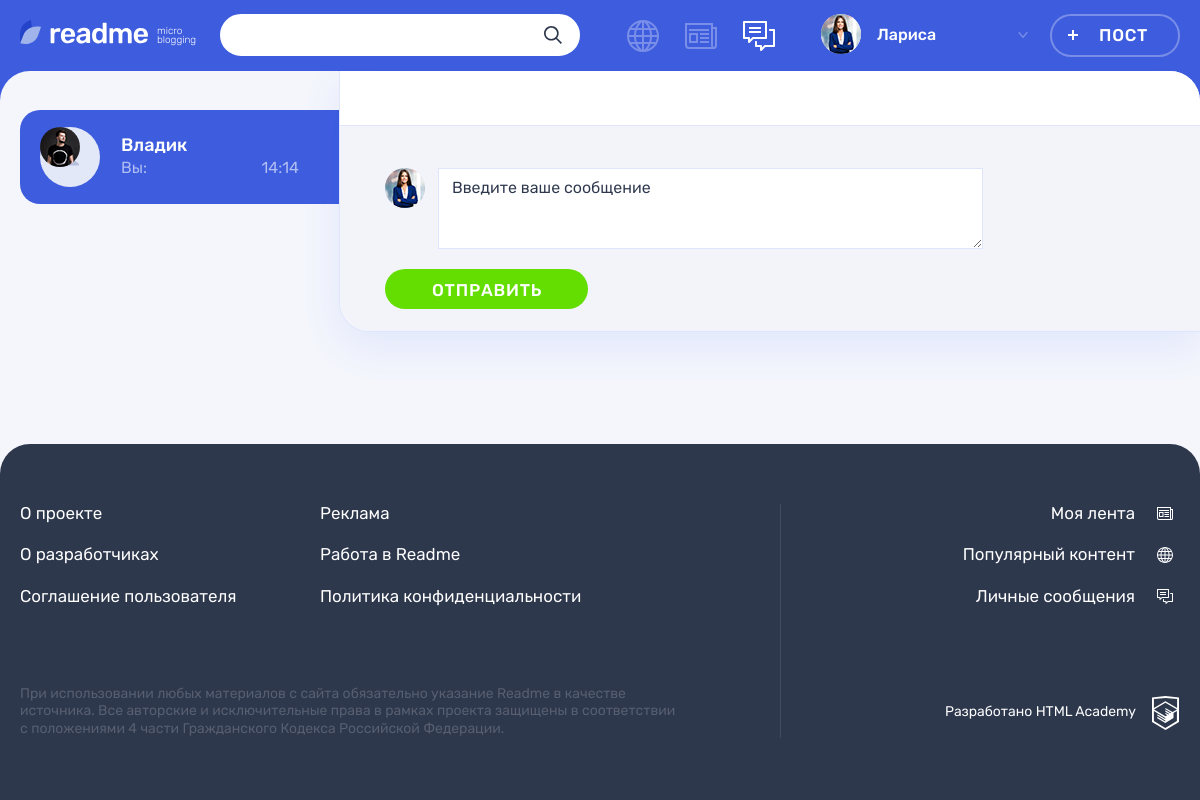
The app's page /messages.php/?user_id=2 (signed in) with its own data.
### tables this page shows
CREATE TABLE users (
    user_id INT AUTO_INCREMENT PRIMARY KEY,
    reg_date DATETIME,
    email CHAR(128),
    user_name CHAR(64),
    password CHAR(64),
    avatar_path CHAR(128),
    contacts CHAR(128)
);

### helpers.php (called while the page is built, shortened)
<?php
function include_template($name, array $data = [])
{
    $name = 'templates/' . $name;
    extract($data);
    require $name;
    $result = ob_get_clean();
    return $result;
}

### my_functions.php (called while the page is built, shortened)
<?php
function get_message_time($message_date)
{
    $dt_mes = date_create($message_date);
    $dt_mes_format = date_format($dt_mes, "d.m.Y");
    $dt_now = date_create('now');
    $dt_now_format = date_format($dt_now, "d.m.Y");
    if ($dt_mes_format == $dt_now_format) {
        $message_date_format = date_format($dt_mes, "G:H");
    }
    return $message_date_format;
}
function get_dialog_username($con, array $dialog)
{
    $user_id = $dialog['sen_id'];
    $current_user_id = $_SESSION['user']['user_id'];
    if ($user_id == $current_user_id) {
        $user_id = $dialog['rec_id'];
    }
    $get_username_sql = "SELECT user_name FROM users u WHERE u.user_id = $user_id";
    $get_username_res = mysqli_query($con, $get_username_sql);
    $username = mysqli_fetch_row($get_username_res);
    return $username = $username[0];
}
function get_dialog_avatar($con, array $dialog)
{
    $user_id = $dialog['sen_id'];
    $current_user_id = $_SESSION['user']['user_id'];
    if ($user_id == $current_user_id) {
        $user_id = $dialog['rec_id'];
    }
    $get_avatar_sql = "SELECT avatar_path FROM users u WHERE u.user_id = $user_id";
    $get_avatar_res = mysqli_query($con, $get_avatar_sql);
    $avatar = mysqli_fetch_row($get_avatar_res);
    return $avatar = $avatar[0];
}
function get_dialog_user_id($con, $dialog)
{
    $user_id = $dialog['sen_id'];
    $current_user_id = $_SESSION['user']['user_id'];
    if ($user_id == $current_user_id) {
        $user_id = $dialog['rec_id'];
    }
    $get_user_id_sql = "SELECT user_id FROM users u WHERE u.user_id = $user_id";
    $get_avatar_res = mysqli_query($con, $get_user_id_sql);
    $user_id = mysqli_fetch_row($get_avatar_res);
    return $user_id = $user_id[0];
}
function get_dialogs($con, int $user_id)
{
    $dialogs_sql = "SELECT pub_date, content, sen_id, rec_id,  dialog_name
                    FROM messages
                    WHERE mes_id
                          IN(SELECT max(mes_id)
                          FROM messages
                          WHERE sen_id = $user_id OR rec_id = $user_id
                          GROUP BY dialog_name)
                    ORDER BY pub_date DESC";
    $dialogs_res = mysqli_query($con, $dialogs_sql);
    $dialogs = mysqli_fetch_all($dialogs_res, MYSQLI_ASSOC);
    return $dialogs;
}
function read_msg($con)
{
    $dialog_user_id = $_GET['user_id'];
    $current_user_id = $_SESSION['user']['user_id'];
    $read_msg_sql = "UPDATE messages m SET m.is_view = TRUE
                         WHERE m.is_view IS FALSE
                         AND (m.sen_id = $dialog_user_id AND m.rec_id = $current_user_id)";
    $res_msg = mysqli_query($con, $read_msg_sql);
    if ($res_msg) {
        return true;
    }
    return false;
}

### templates/messages_template.php (the view, shortened to what this page needs)
<main class="page__main page__main--messages">
    <section class="messages tabs">
        <div class="messages__contacts">
            <ul class="messages__contacts-list tabs__list">
                <?php foreach ($dialogs as $dialog) : ?>
                    <li class="messages__contacts-item">
                        <a class="messages__contacts-tab tabs__item <?php if (isset($_GET['user_id']) && $_GET['user_id'] == get_dialog_user_id($con, $dialog)) {
                            echo 'messages__contacts-tab--active ';
                        } ?>" href="/messages.php/?user_id=<?= get_dialog_user_id($con, $dialog) ?>">
                            <div class="messages__avatar-wrapper">
                                <img class="messages__avatar" src="<?= get_dialog_avatar($con, $dialog) ?>"
                                     alt="Аватар пользователя">
                            </div>
                            <div class="messages__info">
                                <span class="messages__contact-name"><?= get_dialog_username($con, $dialog) ?></span>
                                <div class="messages__preview">
                                    <p class="messages__preview-text">
                                        <?php if ($dialog['sen_id'] == $_SESSION['user']['user_id']) {
                                            echo 'Вы: ';
                                        } ?>
                                    </p>
                                    <time class="messages__preview-time" datetime="<?= $dialog['pub_date'] ?>">
                                        <?= get_message_time($dialog['pub_date']) ?>
                                    </time>
                                </div>
                            </div>
                        </a>
                    </li>
                <? endforeach; ?>
            </ul>
        </div>
        <div class="messages__chat">
            <div class="messages__chat-wrapper">
            </div>
            <?php if (isset($_GET['user_id']) && !empty($_GET['user_id'])) : ?>
            <div class="comments">
                <form class="comments__form form" action="/messages.php/?user_id=<?= $_GET['user_id'] ?>" method="post">
                    <div class="comments__my-avatar">
                        <img class="comments__picture" src="<?= $_SESSION['user']['avatar_path']; ?>"
                             alt="Аватар пользователя">
                    </div>
                    <textarea class="comments__textarea form__textarea <?php if (isset($errors['message-text'])) {
                        echo 'message-text-error';
                    } ?>"
                              placeholder="<?php if (isset($errors['message-text'])) {
                                  echo $errors['message-text'];
                              } else {
                                  echo 'Введите ваше сообщение';
                              } ?>" name="message-text"></textarea>
                    <button class="comments__submit button button--green" type="submit">Отправить</button>
                </form>
            </div>
        </div>
        <? endif; ?>
    </section>
</main>

### records on screen
users: avatar_path (picture), user_name "Владик"

### other values on screen
$_SESSION['user']['user_name'] "Лариса"
get_message_time($dialog['pub_date']) "14:14"
